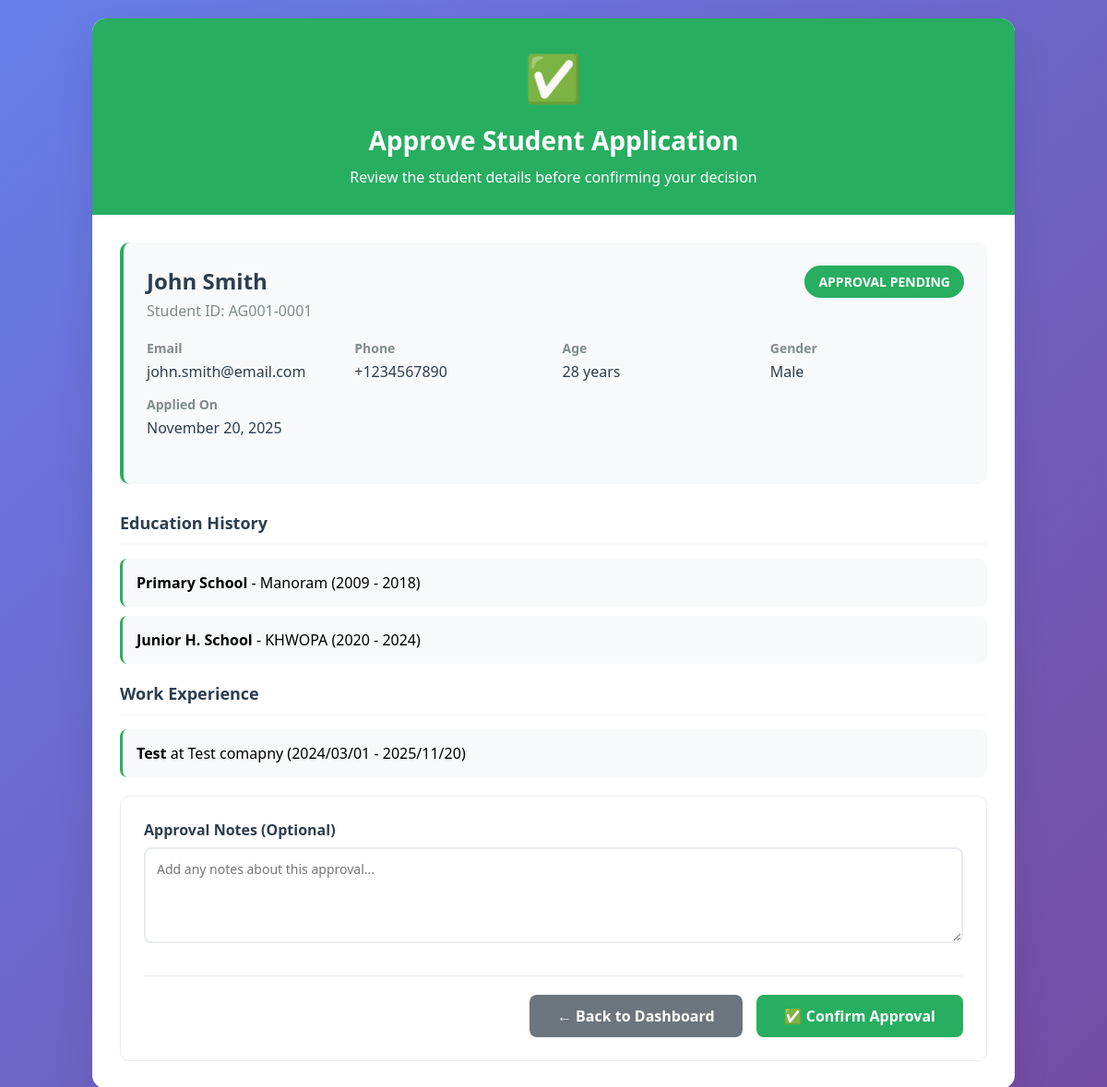
Page /dashboard/dashboard/students/1/approve/ (signed in) on the committed database.
### dashboard/models.py (models this page shows, shortened)
class Student(models.Model):
    GENDER_CHOICES = [
        ('male', 'Male'),
        ('female', 'Female'),
        ('other', 'Other'),
    ]
    MARITAL_STATUS_CHOICES = [
        ('single', 'Single'),
        ('married', 'Married'),
        ('divorced', 'Divorced'),
        ('widowed', 'Widowed'),
    ]
    BLOOD_GROUP_CHOICES = [
        ('A+', 'A+'),
        ('A-', 'A-'),
        ('B+', 'B+'),
        ('B-', 'B-'),
        ('AB+', 'AB+'),
        ('AB-', 'AB-'),
        ('O+', 'O+'),
        ('O-', 'O-'),
    ]
    VISA_CHOICES = [
        ('yes', 'Yes'),
        ('no', 'No'),
    ]
    STAGE_CHOICES = [
        ('candidate_info', 'Candidate Information'),
        ('select_candidate', 'Select Candidate'),
        ('interview_pattern', 'Interview Pattern'),
        ('pass_interview', 'Pass Interview'),
        ('ceo_approval', 'CEO Approval'),
        ('visa_arrival', 'Visa & Arrival'),
        ('completed', 'Completed'),
    ]
    STATUS_CHOICES = [
        ('pending', 'Pending Review'),
        ('approved', 'Approved'),
        ('declined', 'Declined'),
    ]
    status = models.CharField(max_length=10, choices=STATUS_CHOICES, default='pending')
    stage = models.CharField(max_length=20, choices=STAGE_CHOICES, default='candidate_info')
    reviewed_at = models.DateTimeField(null=True, blank=True)
    review_notes = models.TextField(blank=True, null=True)
    candidate = models.OneToOneField(
        Candidate,
        on_delete=models.SET_NULL,
        null=True,
        blank=True,
        related_name='student'
    )
    agent = models.ForeignKey(
        Agent,
        on_delete=models.SET_NULL,
        null=True,
        blank=True,
        related_name='students'
    )
    student_id = models.CharField(max_length=20, unique=True)
    gender = models.CharField(max_length=10, choices=GENDER_CHOICES)
    full_name = models.CharField(max_length=100)
    date_of_birth = models.DateField()
    photo = models.ImageField(upload_to='student_photos/', null=True, blank=True)
    permanent_address = models.TextField()
    present_address = models.TextField(blank=True, null=True)
    age = models.IntegerField()
    marital_status = models.CharField(max_length=10, choices=MARITAL_STATUS_CHOICES)
    passport_no = models.CharField(max_length=20, blank=True, null=True)
    passport_issue_date = models.DateField(blank=True, null=True)
    passport_expiry_date = models.DateField(blank=True, null=True)
    height = models.CharField(max_length=20, blank=True, null=True)
    weight = models.CharField(max_length=20, blank=True, null=True)
    medical_report = models.TextField(blank=True, null=True)
    blood_group = models.CharField(max_length=3, choices=BLOOD_GROUP_CHOICES, blank=True, null=True)
    tb_status = models.CharField(max_length=10, blank=True, null=True)
    visa_apply_record = models.CharField(max_length=3, choices=VISA_CHOICES, blank=True, null=True)
    visa_details = models.TextField(blank=True, null=True)
    email = models.EmailField()
    phone = models.CharField(max_length=15)
    spouse_name = models.CharField(max_length=100, blank=True, null=True)
    spouse_contact = models.CharField(max_length=15, blank=True, null=True)
    certificate_pass_year = models.CharField(max_length=50, blank=True, null=True)
    certificate_name = models.CharField(max_length=200, blank=True, null=True)
    language_join_year = models.CharField(max_length=50, blank=True, null=True)
    organization = models.CharField(max_length=200, blank=True, null=True)
    driving_license = models.CharField(max_length=100, blank=True, null=True)
    license_pass_year = models.CharField(max_length=50, blank=True, null=True)
    license_discretion = models.TextField(blank=True, null=True)
    hobbies = models.TextField(blank=True, null=True)
    motivation = models.TextField(blank=True, null=True)
    qualification = models.CharField(max_length=100, blank=True, null=True)
    experience = models.IntegerField(default=0)
    interview_date = models.DateField(null=True, blank=True)
    interview_type = models.CharField(max_length=50, blank=True, null=True)
    interviewer_name = models.CharField(max_length=100, blank=True, null=True)
    interview_score = models.IntegerField(null=True, blank=True)
    interview_feedback = models.TextField(blank=True, null=True)
    ceo_approval_status = models.CharField(max_length=50, blank=True, null=True)
    ceo_approval_date = models.DateField(null=True, blank=True)
    approved_by = models.CharField(max_length=100, blank=True, null=True)
    visa_status = models.CharField(max_length=50, blank=True, null=True)
    expected_arrival = models.DateField(null=True, blank=True)
    accommodation_status = models.CharField(max_length=50, blank=True, null=True)
    created_at = models.DateTimeField(auto_now_add=True)
    updated_at = models.DateTimeField(auto_now=True)
    class Meta:
        ordering = ['-created_at']

class EducationalHistory(models.Model):
    student = models.ForeignKey('Student', on_delete=models.CASCADE, related_name='education_history')
    pass_level = models.CharField(max_length=50)
    school_name = models.CharField(max_length=200)
    admission_year = models.IntegerField(blank=True, null=True)
    admission_month = models.CharField(max_length=20, blank=True, null=True)
    graduation_year = models.IntegerField(blank=True, null=True)
    graduation_month = models.CharField(max_length=20, blank=True, null=True)
    enrolled_years = models.IntegerField(blank=True, null=True)

class WorkExperience(models.Model):
    student = models.ForeignKey('Student', on_delete=models.CASCADE, related_name='work_experience')
    work_type = models.CharField(max_length=100)
    company_name = models.CharField(max_length=200)
    join_date = models.CharField(max_length=50, blank=True, null=True)
    resign_date = models.CharField(max_length=50, blank=True, null=True)
    working_years = models.IntegerField(blank=True, null=True)

### dashboard/views/student_views.py (the view)
# urls.py: path('dashboard/students/<int:student_id>/approve/', approve_student_page, name='approve_student_page'),
@login_required
def approve_student_page(request, student_id):
    student = get_object_or_404(Student.objects.prefetch_related('education_history', 'work_experience'), id=student_id)
    return render(request, 'dashboards/approval_page.html', {
        'student': student,
        'action': 'approve',
        'page_title': 'Approve Student Application',
        'button_text': 'Confirm Approval',
        'button_class': 'btn-success'
    })

### templates/dashboards/approval_page.html (shortened to what this page needs)
<!DOCTYPE html>
<html lang="en">
<head>
</head>
<body>
    <div class="container">
        <div class="approval-card">
            <div class="header">
                <div class="icon">
                    {% if action == 'approve' %}✅{% else %}❌{% endif %}
                </div>
                <h1>{{ page_title }}</h1>
                <p>Review the student details before confirming your decision</p>
            </div>
            <div class="content">
                <div class="student-summary">
                    <div class="student-header">
                        <div class="student-info">
                            <h2>{{ student.full_name }}</h2>
                            <div class="student-id">Student ID: {{ student.student_id }}</div>
                        </div>
                        <div class="status-badge">
                            {% if action == 'approve' %}APPROVAL PENDING{% else %}DECLINE PENDING{% endif %}
                        </div>
                    </div>
                    <div class="details-grid">
                        <div class="detail-item">
                            <span class="detail-label">Email</span>
                            <span class="detail-value">{{ student.email }}</span>
                        </div>
                        <div class="detail-item">
                            <span class="detail-label">Phone</span>
                            <span class="detail-value">{{ student.phone }}</span>
                        </div>
                        <div class="detail-item">
                            <span class="detail-label">Age</span>
                            <span class="detail-value">{{ student.age }} years</span>
                        </div>
                        <div class="detail-item">
                            <span class="detail-label">Gender</span>
                            <span class="detail-value">{{ student.get_gender_display }}</span>
                        </div>
                        <div class="detail-item">
                            <span class="detail-label">Applied On</span>
                            <span class="detail-value">{{ student.created_at|date:"F j, Y" }}</span>
                        </div>
                    </div>
                </div>
                {% if student.education_history.all %}
                <div class="education-section">
                    <h3 class="section-title">Education History</h3>
                    <div class="item-list">
                        {% for edu in student.education_history.all %}
                        <div class="list-item">
                            <strong>{{ edu.pass_level }}</strong> - {{ edu.school_name }}
                            {% if edu.admission_year %}({{ edu.admission_year }} - {{ edu.graduation_year|default:"Present" }}){% endif %}
                        </div>
                        {% endfor %}
                    </div>
                </div>
                {% endif %}
                {% if student.work_experience.all %}
                <div class="work-section">
                    <h3 class="section-title">Work Experience</h3>
                    <div class="item-list">
                        {% for work in student.work_experience.all %}
                        <div class="list-item">
                            <strong>{{ work.work_type }}</strong> at {{ work.company_name }}
                            {% if work.join_date %}({{ work.join_date }} - {{ work.resign_date|default:"Present" }}){% endif %}
                        </div>
                        {% endfor %}
                    </div>
                </div>
                {% endif %}
                <div class="form-section">
                    <form method="POST" action="{% if action == 'approve' %}{% url 'dashboard:approve_student' student.id %}{% else %}{% url 'dashboard:decline_student' student.id %}{% endif %}">
                        <div class="form-group">
                            <label for="review_notes">
                                {% if action == 'approve' %}
                                    Approval Notes (Optional)
                                {% else %}
                                    Reason for Decline (Required)
                                {% endif %}
                            </label>
                            <textarea
                                name="review_notes"
                                id="review_notes"
                                class="form-control"
                                rows="4"
                                placeholder="{% if action == 'approve' %}Add any notes about this approval...{% else %}Please provide the reason for declining this application...{% endif %}"
                            ></textarea>
                        </div>
                        <div class="actions">
                            <a href="{% url 'dashboard:recruitment_client_dashboard' %}" class="btn btn-secondary">
                                ← Back to Dashboard
                            </a>
                            <button type="submit" class="btn btn-primary">
                                {% if action == 'approve' %}✅{% else %}❌{% endif %}
                                {{ button_text }}
                            </button>
                        </div>
                    </form>
                </div>
            </div>
        </div>
    </div>
</body>
</html>

### rows in the picture
Student: full_name "John Smith", student_id "AG001-0001", email "john.smith@email.com", phone "+1234567890", age "28", gender "Male", created_at "November 20, 2025"
EducationalHistory: pass_level "Primary School", school_name "Manoram", admission_year "2009", graduation_year "2018"
EducationalHistory: pass_level "Junior H. School", school_name "KHWOPA", admission_year "2020", graduation_year "2024"
WorkExperience: work_type "Test", company_name "Test comapny", join_date "2024/03/01", resign_date "2025/11/20"

### other values in the picture
{{ page_title }} "Approve Student Application"
{{ button_text }} "Confirm Approval"
